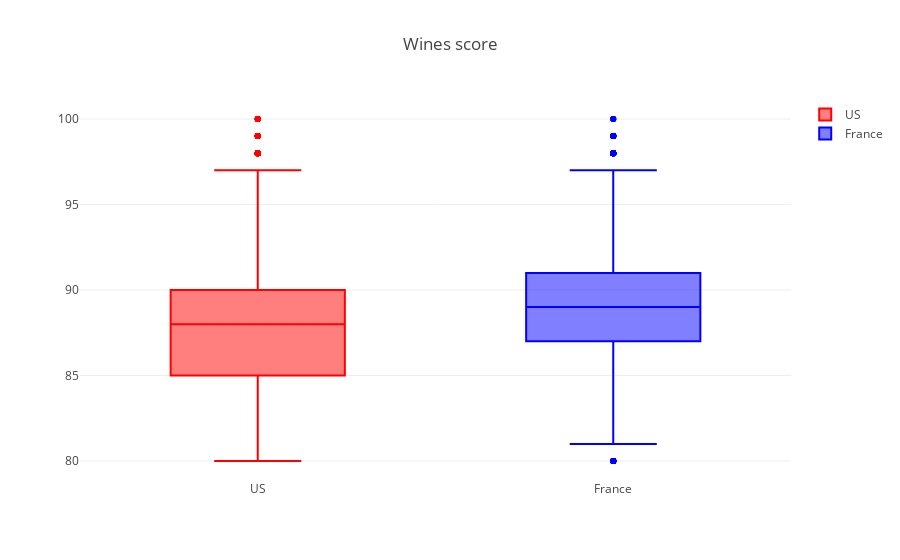

Notebook cell for this chart:
### Code cell
US_sc = df.loc[df['country'] == 'US', 'points']
FR_sc = df.loc[df['country'] == 'France', 'points']

data = [
    go.Box(
        y=US_sc,
        name='US',
        marker=dict(
            color='Red'
        )
    ),
    go.Box(
        y=FR_sc,
        name='France',
        marker=dict(
            color='Blue'
        )
    )
]

layout = go.Layout(title='Wines score')

fig = go.Figure(data=data, layout=layout)

iplot(fig)

### Figure 1 — Plotly figure (JSON) as saved in the notebook; plotly's stock layout.template omitted (floating-point values rounded to 4 significant figures; data arrays with more than 128 entries replaced by an {"elided": "..."} marker saying what was removed)
{"data": [{"marker": {"color": "Red"}, "name": "US", "type": "box", "uid": "18ec78e4-63c9-4cd0-b4e1-df3264bc2812", "y": {"elided": "62397 int values"}}, {"marker": {"color": "Blue"}, "name": "France", "type": "box", "uid": "61ccd374-794f-4de7-8257-14e57cb2d175", "y": {"elided": "21098 int values"}}], "layout": {"autosize": true, "title": {"text": "Wines score"}, "xaxis": {"autorange": true, "range": [-0.5, 1.5], "type": "category"}, "yaxis": {"autorange": true, "range": [78.89, 101.1], "type": "linear"}}}
